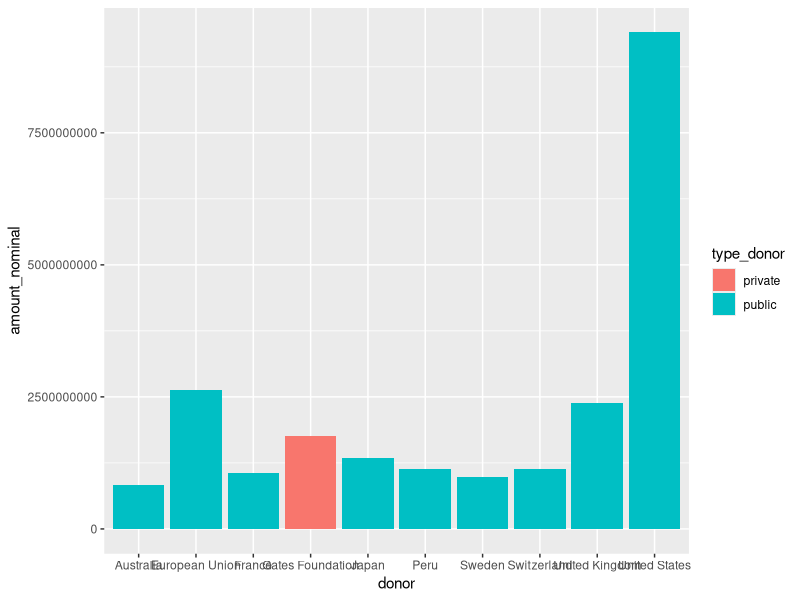
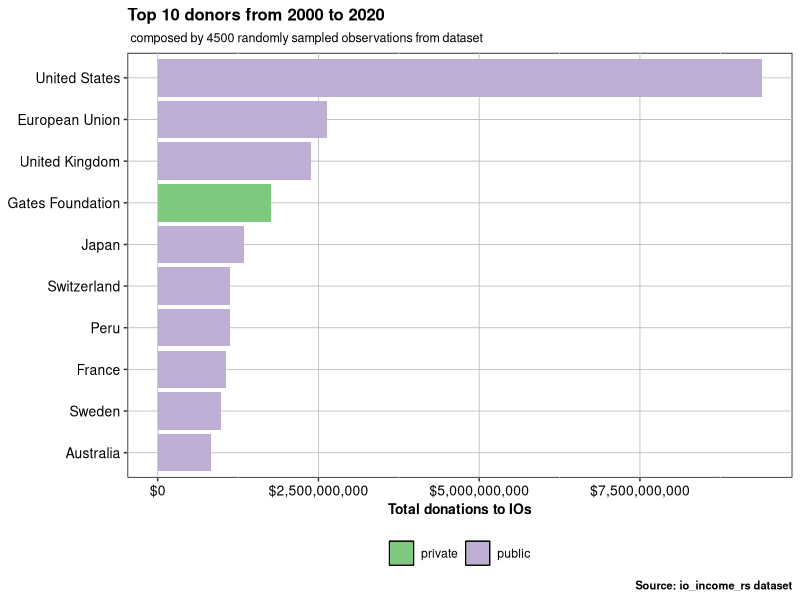
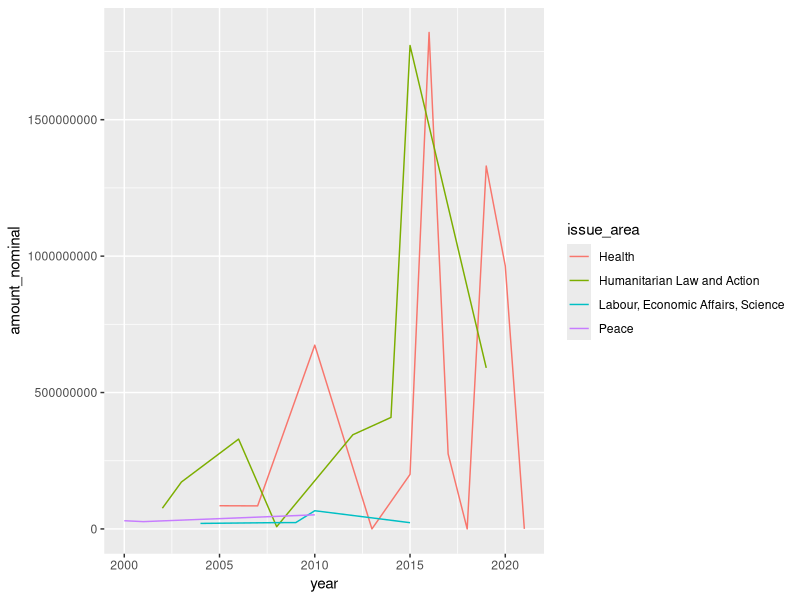
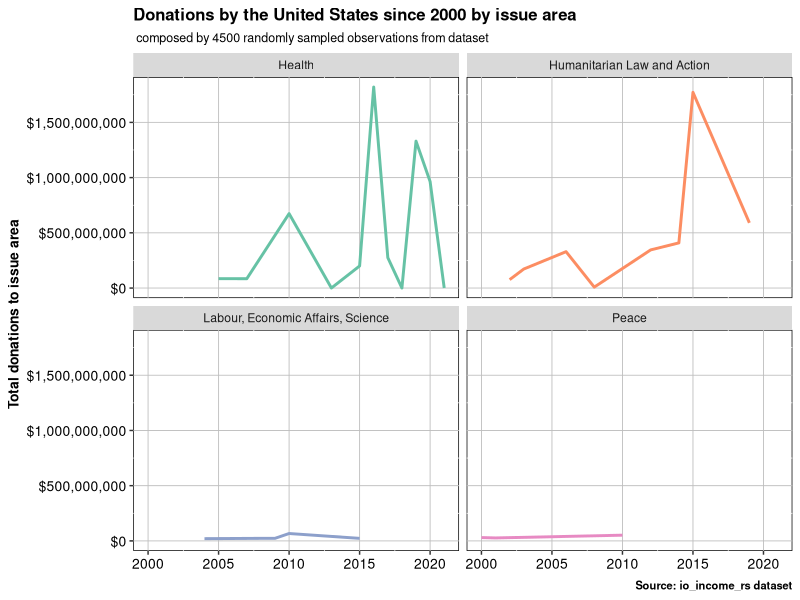
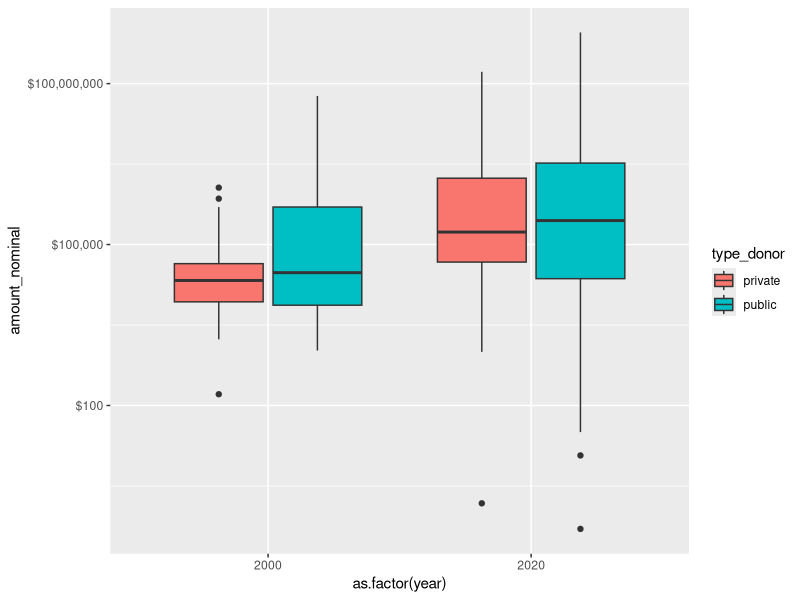
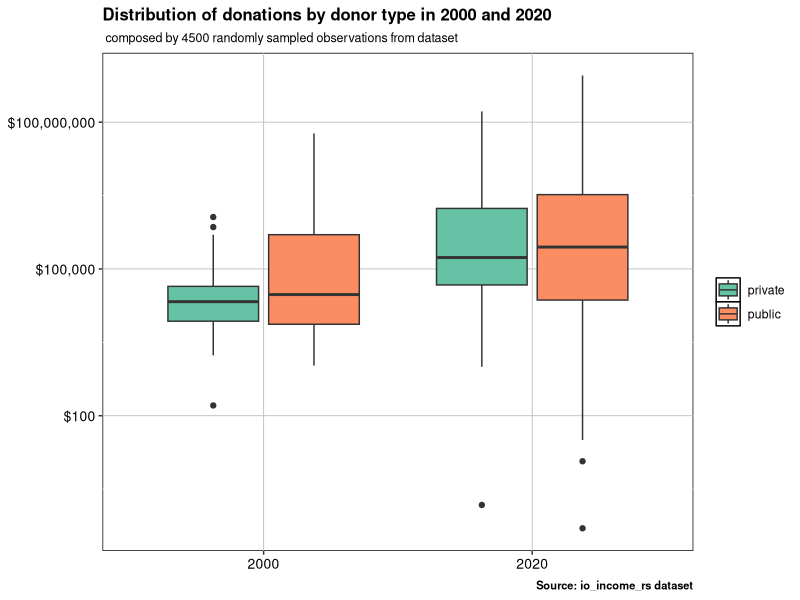
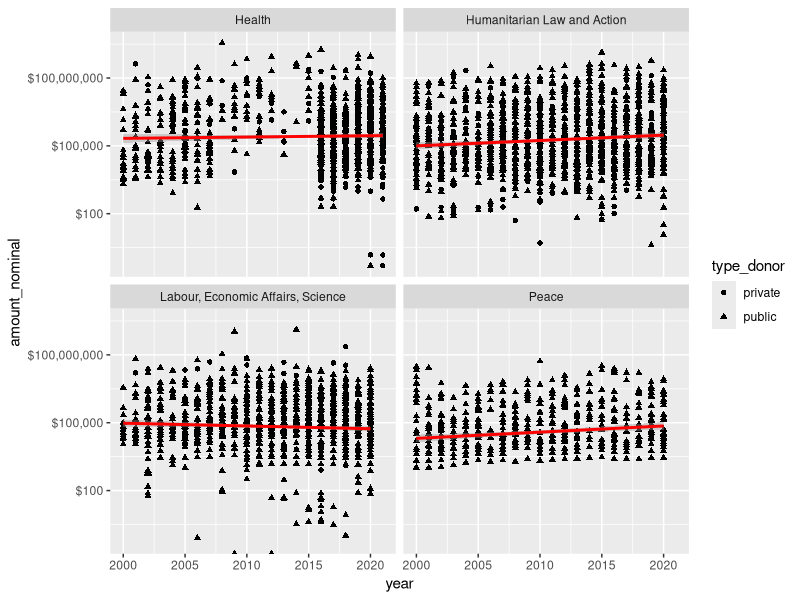
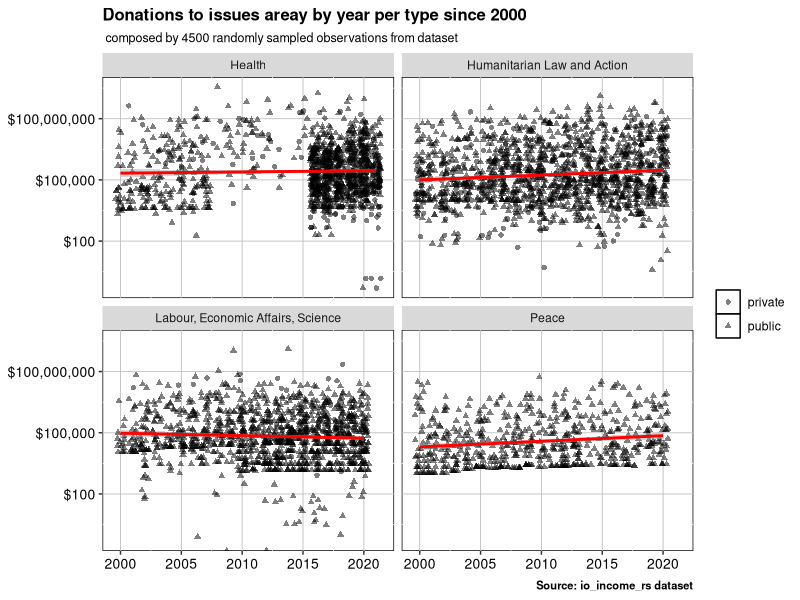

Source code (R) for these figures, in order:
## ---- chunk 1
library(dplyr)
library(ggplot2)
library(tidyr)
library(scales)
library(readr)
io_income_rs <- read_csv("io_income_rs.csv")
options(scipen = 999)
## ---- chunk 2
q1 <- io_income_rs %>%
  drop_na(donor)%>%
  group_by(donor, type_donor)%>%
  summarize(amount_nominal = sum(amount_nominal, na.rm = TRUE)) %>% 
  arrange(desc(amount_nominal)) 

q1<- q1[1:10,]

q1 %>%
  ggplot(mapping=aes(x=donor, y= amount_nominal, fill=type_donor))+
  geom_col() #minimal solution 

q1 %>%
  ggplot(mapping=aes(x=reorder(donor, amount_nominal), y= amount_nominal, fill=type_donor))+
  geom_col()+
  scale_fill_brewer(type="qual", palette= "Accent", direction=1)+
  scale_y_continuous(labels=scales::dollar)+
  labs( x = NULL, y = "Total donations to IOs", title = "Top 10 donors from 2000 to 2020", #removing redundat info
    subtitle=" composed by 4500 randomly sampled observations from dataset",
    caption = "Source: io_income_rs dataset")+
  theme(panel.background = element_rect("white", "black", .5, "solid"),
    panel.grid.major = element_line(color = "grey", size = 0.3, linetype = "solid"),
    axis.text = element_text(color = "black", size = 10),
    title = element_text(color = "black", size = 10, face = "bold"),
    legend.title = element_blank(),
    plot.subtitle = element_text(color = "black", size = 9, face = "plain"),
    legend.position = "bottom")+
    coord_flip() #flipping it to simplify reading
## ---- chunk 3
io_income_rs %>%
  filter(donor== "United States") %>%
  group_by(year, issue_area)%>%
  summarize(amount_nominal = sum(amount_nominal, na.rm = TRUE)) %>% 
  ggplot(mapping=aes(x=year, y=amount_nominal, color=issue_area))+
  geom_line() #minimal solution

io_income_rs %>%
  filter(donor== "United States") %>%
  group_by(year, issue_area)%>%
  summarize(amount_nominal = sum(amount_nominal, na.rm = TRUE)) %>% 
  ggplot(mapping=aes(x=year, y=amount_nominal, color=issue_area))+
  geom_line(size=1)+
  scale_color_brewer(type="qual", palette= "Set2", direction=1)+
  scale_y_continuous(labels=scales::dollar)+
  labs( x = NULL, y = "Total donations to issue area", title = "Donations by the United States since 2000 by issue area", #removing redundat info
    subtitle=" composed by 4500 randomly sampled observations from dataset",
    caption = "Source: io_income_rs dataset")+
  theme(panel.background = element_rect("white", "black", .5, "solid"),
    panel.grid.major = element_line(color = "grey", size = 0.3, linetype = "solid"),
    axis.text = element_text(color = "black", size = 10),
    title = element_text(color = "black", size = 10, face = "bold"),
    legend.title = element_blank(),
    plot.subtitle = element_text(color = "black", size = 9, face = "plain"),
    legend.position = "none")+
    facet_wrap(~issue_area)
## ---- chunk 4
io_income_rs %>%
  drop_na(type_donor) %>%
  filter(year==2000 | year == 2020) %>%
  ggplot(mapping=aes(x=as.factor(year), y=amount_nominal, fill=type_donor))+
  geom_boxplot()+
  scale_y_log10(labels=scales::dollar) #minimal solution

io_income_rs %>%
  drop_na(type_donor) %>%
  filter(year==2000 | year == 2020) %>%
  ggplot(mapping=aes(x=as.factor(year), y=amount_nominal, fill=type_donor))+
  geom_boxplot()+
  scale_y_log10(labels=scales::dollar)+
  scale_fill_brewer(type="qual", palette= "Set2", direction=1)+
  labs( x = NULL, y = NULL, title = "Distribution of donations by donor type in 2000 and 2020", #removing redundat info
    subtitle=" composed by 4500 randomly sampled observations from dataset",
    caption = "Source: io_income_rs dataset")+
  theme(panel.background = element_rect("white", "black", .5, "solid"),
    panel.grid.major = element_line(color = "grey", size = 0.3, linetype = "solid"),
    axis.text = element_text(color = "black", size = 10),
    title = element_text(color = "black", size = 10, face = "bold"),
    legend.title = element_blank(),
    plot.subtitle = element_text(color = "black", size = 9, face = "plain"),
    legend.position = "right")
## ---- chunk 5
io_income_rs %>%
  drop_na(type_donor)%>%
  ggplot(mapping=aes(x=year, y=amount_nominal))+
  geom_point(aes(shape=type_donor))+
  geom_smooth(method = "lm", color="red")+
  scale_y_log10(labels=scales::dollar)+
  facet_wrap(~issue_area) #minimal

io_income_rs %>%
  drop_na(type_donor)%>%
  ggplot(mapping=aes(x=year, y=amount_nominal))+
  geom_point(aes(shape=type_donor), position="jitter", alpha=.5)+ #position jitter adds random noise to each observation, so they do not line up by year.
  geom_smooth(method = "lm", color="red")+
  scale_y_log10(labels=scales::dollar)+
  facet_wrap(~issue_area)+
  labs( x = NULL, y = NULL, title = "Donations to issues areay by year per type since 2000", #removing redundat info
    subtitle=" composed by 4500 randomly sampled observations from dataset",
    caption = "Source: io_income_rs dataset")+
  theme(panel.background = element_rect("white", "black", .5, "solid"),
    panel.grid.major = element_line(color = "grey", size = 0.3, linetype = "solid"),
    axis.text = element_text(color = "black", size = 10),
    title = element_text(color = "black", size = 10, face = "bold"),
    legend.title = element_blank(),
    plot.subtitle = element_text(color = "black", size = 9, face = "plain"),
    legend.position = "right")

